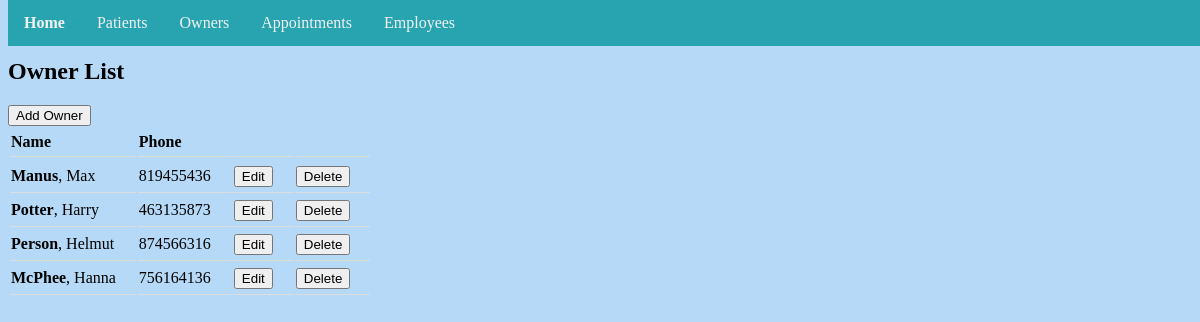
The app's page /owner/list/ with its own data.
### owner/models.py (models this page shows, shortened)
class Owner(models.Model):
	first_name = models.CharField(max_length=100)
	last_name = models.CharField(max_length=100)
	phone = models.IntegerField()

### owner/views.py (the view)
# urls.py: path('list/', views.OwnerList.as_view(), name='ownerlist'),
class OwnerList(ListView):
    model = Owner
    template_name = 'owner_list.html'

### templates/owner_list.html (shortened to what this page needs)
{% extends './base.html' %}
{% block content %}
<h2>Owner List</h2>
<a href="{% url 'owner:ownercreate' %}"><button class"btn">Add Owner</button></a>
<table class="owners">
  <tr>
    <th>Name</th>
    <th>Phone</th>
    <th> </th>
    <th> </th>
  </tr>
  {% for owner in owner_list %}
  <tr>
    <td><strong>{{ owner.last_name }}</strong>, {{ owner.first_name }}</td>
    <td>{{ owner.phone }}</td>
    <td><a href="{% url 'owner:ownerupdate' owner.id %}"><button>Edit</button></a></td>
    <td><a href="{% url 'owner:ownerdelete' owner.id %}"><button>Delete</button></a></td>
    </tr>
  {% endfor %}
</table>
{% endblock %}

### static/css/style.css (style rules this page uses)
body { background-image: url("images/background.jpg"); background-repeat: no-repeat; background-color: #b5d9f6; background-position: center; background-size: cover; padding-top: 30px; height: 2000px; }
.owners th, td { text-align: left; padding-right: 20px; padding-top: 5px; padding-bottom: 5px; border-bottom: 1px solid #ddd; }
.owners tr { text-align: left; }

### records on screen
Owner: last_name "Manus", first_name "Max", phone "819455436"
Owner: last_name "Potter", first_name "Harry", phone "463135873"
Owner: last_name "Person", first_name "Helmut", phone "874566316"
Owner: last_name "McPhee", first_name "Hanna", phone "756164136"
